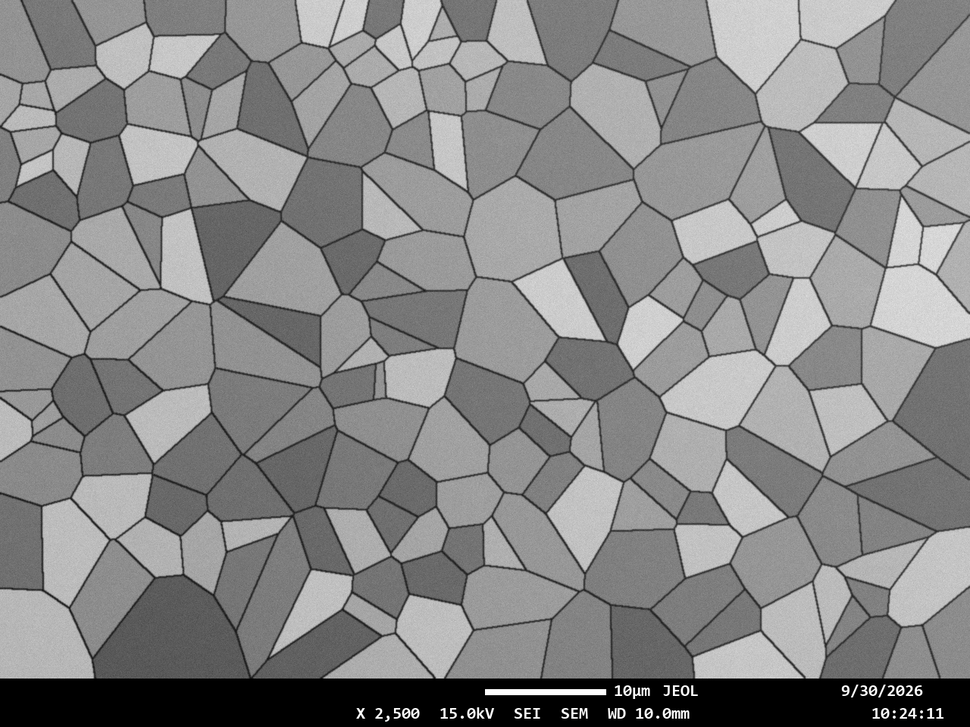
#> input picture assets/tutorial/tutorial_sample_1.png, 970 x 727 px, shrunk from 1280 x 960 before the run
$ python -i infobar.py   (imports and definitions only)
#> lines starting #> are read from the running program, lines starting #| are printed output that depends on the picture; after the words box and inside, x2 and y2 are one past the last pixel; in counts of white or black regions, pixels touching at a corner belong together
"""
SEM data/info bar detection (DET-05)
====================================

Most SEM micrographs are saved with a *data bar* burned into the image: a
full-width band (usually at the bottom, sometimes at the top) on a uniform
black or white background carrying sparse, high-contrast annotation —
"SE2  15.00 kV  WD 8.6 mm  Mag 500 x", a scale-bar line, a logo.  The bar is
not specimen information and must never be measured.

Detection works on row profiles only (O(h*w), a few ms on 2048x1536):

1. **Background value** ``v`` — the dominant gray level (histogram mode) of
   the outermost rows (bottom 2 % for a bottom bar; the image is flipped for
   a top bar).
2. **Row uniformity profile** ``f[r]`` — fraction of pixels in row ``r``
   within ``±tol`` of ``v``.  Inside a bar ``f`` is high (text is sparse);
   in a micrograph it is low because real specimen texture, grain contrast
   and detector noise spread the gray levels.
3. **Boundary** — the row maximising the step
   ``mean(f[r:r+k]) - mean(f[r-k:r])`` inside the allowed height range
   (2 %–35 % of the image), refined to the exact crossing row.  A 1–4 px
   uniform separator line directly above the bar is absorbed into the bar.
4. **Acceptance** — ALL of the following must hold, otherwise ``None``:

   * *uniform background*: mean ``f`` over the band >= 0.60;
   * *full width*: each of 8 column blocks of the band has ``f`` >= 0.25
     (rejects a black blob or pore touching the edge);
   * *discontinuity*: band ``f`` minus ``f`` of the micrograph rows just
     above >= 0.40, and the transition happens within a few rows (rejects
     a micrograph that just gets darker towards the bottom);
   * *flat, rendered background*: >= 80 % of the band's background
     (±tol) pixels lie within ±4 of ``v``, and in every band row the mean
     level of those background pixels stays within 5 of ``v`` (a bar is
     burned-in graphics; a darkened or vignetted micrograph keeps its
     texture and drifts in level).  Measured on background pixels only, so
     it does not depend on how much text the bar carries;
   * *annotation present*: 0.1 %–45 % of band pixels are high-contrast
     "ink" (``|g - v| >= 80``) — text or a scale-bar line.  A featureless
     black band is left to the valid-pixel mask (DET-01) instead.

Coordinates: all rectangles are ``(x, y, w, h)`` in the coordinates of the
array passed in.  No Qt, no I/O.
"""
from __future__ import annotations

import logging
from dataclasses import dataclass, field, asdict
from typing import Optional, Tuple

import numpy as np

logger = logging.getLogger(__name__)

Rect = Tuple[int, int, int, int]  # (x, y, w, h)

# Tunables (documented in the module docstring).
_TOL = 14                 # gray levels around the background value
_INK_DELTA = 80           # |g - v| for a pixel to count as annotation ink
_MIN_H_FRAC = 0.02
_MAX_H_FRAC = 0.35
_MIN_H_PX = 8
_BAND_F_MIN = 0.60
_BLOCK_F_MIN = 0.25
_N_BLOCKS = 8
_STEP_MIN = 0.40
_ABOVE_F_MAX = 0.40
_INK_MIN = 0.001
_INK_MAX = 0.45
_MAX_TRANSITION = 4       # rows allowed between "micrograph" and "bar"
_MAX_SEPARATOR = 4        # uniform separator-line rows absorbed into bar
_TIGHT = 4                # rendered bar background is flat: of the
_TIGHT_MIN = 0.80         # background (±_TOL) pixels >= 80 % are within ±4
_LEVEL_DRIFT = 5.0        # per-row mean background level stays within 5 of v


@dataclass
class InfoBar:
    """One detected data bar."""
    position: str                   # "bottom" | "top"
    rect: Rect                      # the bar, (x, y, w, h)
    background: str                 # "black" | "white" | "gray"
    background_value: int
    confidence: float               # 0.5 .. 1.0 (only accepted bars exist)
    band_uniformity: float
    above_uniformity: float
    ink_fraction: float
    block_min_uniformity: float

    def to_dict(self) -> dict:
        return asdict(self)


@dataclass
class InfoBarResult:
    """Result of :func:`detect_info_bar`."""
    analysis_rect: Rect             # micrograph area (bars excluded)
    bars: list = field(default_factory=list)   # list[InfoBar]
    confidence: float = 0.0         # min confidence over detected bars

    # [17 lines left out: functions bar_rect, to_dict, not called in this run]


def _to_gray(img: np.ndarray) -> np.ndarray:
    if img.ndim == 3:
        import cv2
        if img.shape[2] == 4:
            return cv2.cvtColor(img, cv2.COLOR_BGRA2GRAY)
        return cv2.cvtColor(img, cv2.COLOR_BGR2GRAY)
    if img.dtype != np.uint8:
        g = img.astype(np.float64)
        lo, hi = float(g.min()), float(g.max())
        if hi <= lo:
            return np.zeros(img.shape, np.uint8)
        return ((g - lo) * (255.0 / (hi - lo))).astype(np.uint8)
    return img


def _background_value(rows: np.ndarray) -> int:
    hist = np.bincount(rows.ravel(), minlength=256).astype(np.float64)
    # light smoothing so JPEG / detector noise does not split the mode
    k = np.ones(5) / 5.0
    hist = np.convolve(hist, k, mode="same")
    return int(np.argmax(hist))


def _detect_bottom(gray: np.ndarray) -> Optional[InfoBar]:
    """Detect a bar at the bottom of ``gray`` (uint8, 2-D)."""
    h, w = gray.shape
    min_h = max(_MIN_H_PX, int(round(h * _MIN_H_FRAC)))
    max_h = int(h * _MAX_H_FRAC)
    if max_h <= min_h + 4 or w < 32:
        return None

    edge_rows = gray[h - max(3, int(h * 0.02)):, :]
    v = _background_value(edge_rows)

    # Row uniformity profile over the search region (plus context above).
    top = max(0, h - max_h - 3 * min_h)
    region = gray[top:, :].astype(np.int16)
    near = np.abs(region - v) <= _TOL
    f = near.mean(axis=1)                       # len = h - top

    # Step detector: k rows below vs k rows above candidate boundary.
    k = max(3, min_h // 2)
    cs = np.concatenate([[0.0], np.cumsum(f)])
    best_r, best_step = None, -1.0
    for r_abs in range(h - max_h, h - min_h + 1):
        r = r_abs - top
        if r - k < 0 or r + k > len(f):
            continue
        below = (cs[r + k] - cs[r]) / k
        above = (cs[r] - cs[r - k]) / k
        step = below - above
        if step > best_step:
            best_step, best_r = step, r
    if best_r is None or best_step < _STEP_MIN * 0.75:
        return None

    # Refine: the boundary is the first row (going down) from which f stays
    # "bar-like"; search a +-k window around the coarse maximum.
    lo = max(0, best_r - k)
    hi = min(len(f) - 1, best_r + k)
    mid = 0.5 * (_BAND_F_MIN + _ABOVE_F_MAX) * 0.9
    r_ref = best_r
    for r in range(lo, hi + 1):
        if f[r] >= mid and (r == 0 or f[r - 1] < mid):
            r_ref = r
            if r >= best_r - 1:
                break
    # Transition sharpness: rows between clearly-micrograph and clearly-bar.
    trans = 0
    r = r_ref - 1
    while r >= 0 and _ABOVE_F_MAX <= f[r] < _BAND_F_MIN and trans <= _MAX_TRANSITION:
        trans += 1
        r -= 1

    # Absorb a thin uniform separator line (bar frame) above the boundary.
    row_std = region.std(axis=1)
    sep = 0
    while (sep < _MAX_SEPARATOR and r_ref - 1 - sep >= 0
           and row_std[r_ref - 1 - sep] < 8.0
           and abs(float(region[r_ref - 1 - sep].mean()) - v) > _TOL):
        sep += 1
    y0 = top + r_ref - sep
    bar_h = h - y0
    if bar_h < min_h or bar_h > max_h:
        return None

    band = gray[y0:, :].astype(np.int16)
    band_near = np.abs(band - v) <= _TOL
    band_f = float(band_near[sep:, :].mean())      # separator rows excluded
    ink = float((np.abs(band - v) >= _INK_DELTA).mean())
    blocks = np.array_split(np.arange(w), _N_BLOCKS)
    block_f = float(min(band_near[:, b].mean() for b in blocks))
    a1 = max(0, r_ref - sep - max(k, int(h * 0.04)))
    a0 = r_ref - sep - 1
    above_f = float(f[a1:max(a1 + 1, a0)].mean()) if a0 > a1 else 1.0
    step = band_f - above_f

    core_band = band[sep:, :]
    dev = np.abs(core_band - v)
    bg_px = dev <= _TOL
    n_bg = max(int(bg_px.sum()), 1)
    tight = float((dev <= _TIGHT).sum()) / n_bg
    row_n = bg_px.sum(axis=1)
    row_lvl = np.where(bg_px, core_band, 0).sum(axis=1) / np.maximum(row_n, 1)
    use = row_n >= 0.1 * w
    drift = float(np.abs(row_lvl[use] - v).max()) if use.any() else 255.0

    ok = (band_f >= _BAND_F_MIN and tight >= _TIGHT_MIN
          and drift <= _LEVEL_DRIFT and block_f >= _BLOCK_F_MIN
          and step >= _STEP_MIN and above_f <= _ABOVE_F_MAX
          and trans <= _MAX_TRANSITION
          and _INK_MIN <= ink <= _INK_MAX)
    if not ok:
        logger.debug(
            "info bar rejected: band_f=%.2f block_f=%.2f step=%.2f above=%.2f "
            "trans=%d ink=%.4f tight=%.2f drift=%.1f", band_f, block_f, step,
            above_f, trans, ink, tight, drift)
        return None

    margins = [
        (band_f - _BAND_F_MIN) / (1.0 - _BAND_F_MIN),
        (block_f - _BLOCK_F_MIN) / (1.0 - _BLOCK_F_MIN),
        (step - _STEP_MIN) / (1.0 - _STEP_MIN),
        1.0 - trans / (_MAX_TRANSITION + 1.0),
        min(1.0, ink / 0.01),
    ]
    conf = 0.5 + 0.5 * float(np.clip(min(margins), 0.0, 1.0))
    bg = "black" if v < 60 else ("white" if v > 195 else "gray")
    return InfoBar("bottom", (0, int(y0), int(w), int(bar_h)), bg, int(v),
                   round(conf, 3), round(band_f, 3), round(above_f, 3),
                   round(ink, 4), round(block_f, 3))


def detect_info_bar(image: np.ndarray) -> Optional[InfoBarResult]:
    """Find a bottom and/or top SEM data bar.

    Parameters
    ----------
    image : 2-D gray (any dtype) or BGR/BGRA uint8 array.

    Returns
    -------
    ``None`` when no bar is found, else an :class:`InfoBarResult` with
    ``analysis_rect`` (micrograph area excluding the bar(s), ``(x, y, w,
    h)``), ``bars`` (``InfoBar`` list with rect/confidence/background) and
    overall ``confidence``.  ``result.to_dict()`` is JSON-able.
    """
    if image is None or image.size == 0:
        return None
    gray = _to_gray(np.asarray(image))
    if gray.ndim != 2:
        return None
    h, w = gray.shape
    if h < 64 or w < 64:
        return None

    bars = []
    bottom = _detect_bottom(gray)
    if bottom is not None:
        bars.append(bottom)
    top_flipped = _detect_bottom(gray[::-1, :])
    if top_flipped is not None:
        x, y, bw, bh = top_flipped.rect
        top_flipped.position = "top"
        top_flipped.rect = (x, 0, bw, bh)
        bars.append(top_flipped)
    if not bars:
        return None

    y0, y1 = 0, h
    for b in bars:
        if b.position == "bottom":
            y1 = min(y1, b.rect[1])
        else:
            y0 = max(y0, b.rect[1] + b.rect[3])
    if y1 - y0 < h * 0.3:          # would leave almost no micrograph
        return None
    return InfoBarResult(analysis_rect=(0, int(y0), int(w), int(y1 - y0)),
                         bars=bars,
                         confidence=float(min(b.confidence for b in bars)))

>>> import cv2
>>> picture = cv2.imread('../assets/tutorial/tutorial_sample_1.png')
#> picture is the input picture: shape (727, 970, 3); min 0, max 255, mean 135.6
>>> result = detect_info_bar(picture)
#> in _background_value, `hist = np.bincount(rows.ravel(), minlength=256).astype(np.float64)`: hist = 256 values, max 11874 at index 0, min 0 at index 32, mean 53.05
#> in _background_value, `hist = np.convolve(hist, k, mode="same")`: hist = 256 values, max 2444.6 at index 2, min 1.2 at index 118, mean 34.09
#> in _detect_bottom, `v = _background_value(edge_rows)`: v = 2
#> in _detect_bottom, `region = gray[top:, :].astype(np.int16)`:
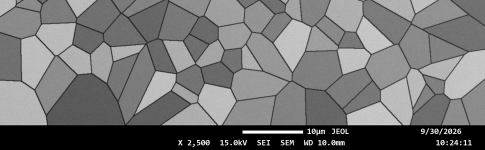
#> region: shape (299, 970) int16 (shown at 1/2 size); min 0, max 255, mean 117.3
#> in _detect_bottom, `near = np.abs(region - v) <= _TOL`:
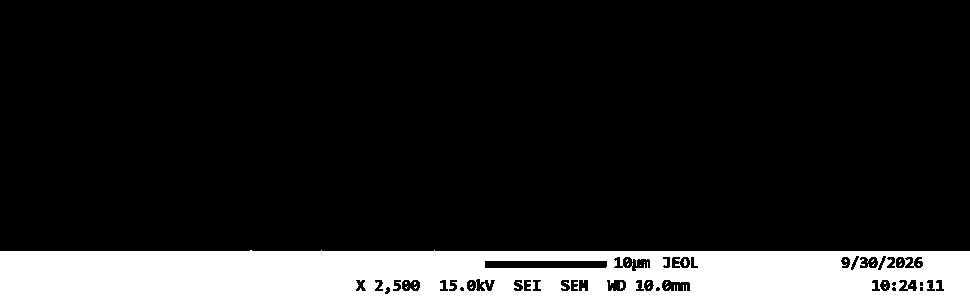
#> near: shape (299, 970) bool; 14.7% white; 26 white regions (25 under 20 px), largest, box (x1, y1, x2, y2) and area: (0, 250, 970, 299) 42505
#> in _detect_bottom, `f = near.mean(axis=1)`: f = 299 values, max 1 at index 251, min 0 at index 0, mean 0.147
#> in _detect_bottom, `cs = np.concatenate([[0.0], np.cumsum(f)])`: cs = 300 values from 0 to 43.96
#> the loop in _detect_bottom, `for r_abs in range(h - max_h, h - min_h + 1):` made 240 passes
#> (below, above, step, best_step) on passes 1, 200, 201, 202, 203, 204, 205, 206: (0, 0, 0, 0), (0.000589, 0, 0.000589, 0.000589), (0.143, 0, 0.143, 0.143), (0.286, 0, 0.286, 0.286), (0.429, 0, 0.429, 0.429), (0.572, 0, 0.572, 0.572), (0.715, 0, 0.715, 0.715), (0.857, 0, 0.857, 0.857)
#> after the loop in _detect_bottom, `for r_abs in range(h - max_h, h - min_h + 1):`: best_r = 251; best_step = 0.988
#> in _detect_bottom, `lo = max(0, best_r - k)`: lo = 244
#> in _detect_bottom, `hi = min(len(f) - 1, best_r + k)`: hi = 258
#> in _detect_bottom, `r_ref = best_r`: r_ref = 251
#> after the loop in _detect_bottom, `while r >= 0 and _ABOVE_F_MAX <= f[r] < _BAND_F_MIN and trans <= _MAX_..`: r = 250; trans = 0
#> in _detect_bottom, `row_std = region.std(axis=1)`: row_std = 299 values, max 97.91 at index 266, min 0 at index 251, mean 36.34
#> after the loop in _detect_bottom, `while (sep < _MAX_SEPARATOR and r_ref - 1 - sep >= 0`: sep = 0
#> in _detect_bottom, `y0 = top + r_ref - sep`: y0 = 679
#> in _detect_bottom, `bar_h = h - y0`: bar_h = 48
#> in _detect_bottom, `band = gray[y0:, :].astype(np.int16)`:
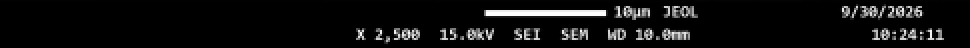
#> band: shape (48, 970) int16 (shown at 1/2 size); min 0, max 255, mean 15.1
#> in _detect_bottom, `band_near = np.abs(band - v) <= _TOL`:
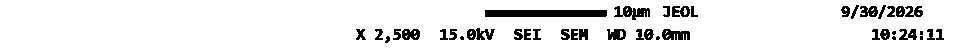
#> band_near: shape (48, 970) bool; 91.6% white; 41 black regions (6 under 20 px), largest, box (x1, y1, x2, y2) and area: (485, 10, 607, 17) 853, (614, 6, 650, 20) 272, (662, 29, 690, 40) 223
#> in _detect_bottom, `band_f = float(band_near[sep:, :].mean())`: band_f = 0.916
#> in _detect_bottom, `ink = float((np.abs(band - v) >= _INK_DELTA).mean())`: ink = 0.0676
#> in _detect_bottom, `block_f = float(min(band_near[:, b].mean() for b in blocks))`: block_f = 0.776
#> in _detect_bottom, `a1 = max(0, r_ref - sep - max(k, int(h * 0.04)))`: a1 = 222
#> in _detect_bottom, `a0 = r_ref - sep - 1`: a0 = 250
#> in _detect_bottom, `above_f = float(f[a1:max(a1 + 1, a0)].mean()) if a0 > a1 else 1.0`: above_f = 0
#> in _detect_bottom, `step = band_f - above_f`: step = 0.916
#> in _detect_bottom, `n_bg = max(int(bg_px.sum()), 1)`: n_bg = 42634
#> in _detect_bottom, `tight = float((dev <= _TIGHT).sum()) / n_bg`: tight = 0.995
#> in _detect_bottom, `row_n = bg_px.sum(axis=1)`: row_n = 48 values, max 970 at index 0, min 726 at index 15, mean 888.2
#> in _detect_bottom, `row_lvl = np.where(bg_px, core_band, 0).sum(axis=1) / np.maximum(row_n..`: row_lvl = 48 values, max 3.08 at index 1, min 0 at index 0, mean 0.212
#> in _detect_bottom, `drift = float(np.abs(row_lvl[use] - v).max()) if use.any() else 255.0`: drift = 2
#> in _detect_bottom, `ok = (band_f >= _BAND_F_MIN and tight >= _TIGHT_MIN and drift <= _LEVE..`: ok = True
#> in _detect_bottom, `margins = [ (band_f - _BAND_F_MIN) / (1.0 - _BAND_F_MIN), (block_f - _..`: margins = [0.789, 0.701, 0.859, 1, 1]
#> in _detect_bottom, `conf = 0.5 + 0.5 * float(np.clip(min(margins), 0.0, 1.0))`: conf = 0.851
#> in _detect_bottom, `bg = "black" if v < 60 else ("white" if v > 195 else "gray")`: bg = 'black'
#> in _detect_bottom (call 2), `v = _background_value(edge_rows)`: v = 125
#> in _detect_bottom (call 2), `region = gray[top:, :].astype(np.int16)`:
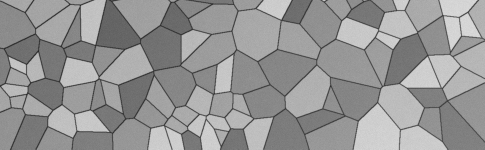
#> region: shape (299, 970) int16 (shown at 1/2 size); min 27, max 225, mean 149.2
#> in _detect_bottom (call 2), `near = np.abs(region - v) <= _TOL`:
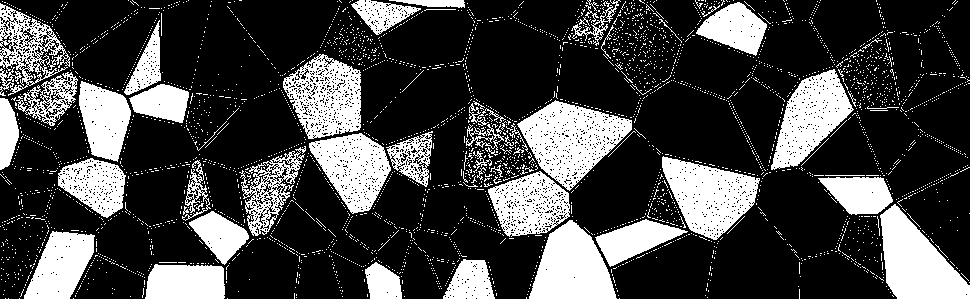
#> near: shape (299, 970) bool; 26.8% white; 3628 white regions (3566 under 20 px), largest, box (x1, y1, x2, y2) and area: (517, 100, 632, 191) 5461, (880, 204, 970, 299) 4963, (662, 156, 760, 240) 4734
#> in _detect_bottom (call 2), `f = near.mean(axis=1)`: f = 299 values, max 0.425 at index 175, min 0.0897 at index 52, mean 0.268
#> in _detect_bottom (call 2), `cs = np.concatenate([[0.0], np.cumsum(f)])`: cs = 300 values from 0 to 80.1
#> the loop in _detect_bottom (call 2), `for r_abs in range(h - max_h, h - min_h + 1):` made 240 passes
#> (below, above, step, best_step) on passes 1, 2, 3, 4, 6, 7, 8, 9: (0.108, 0.135, -0.0275, -0.0275), (0.105, 0.128, -0.0231, -0.0231), (0.103, 0.124, -0.0206, -0.0206), (0.102, 0.119, -0.0171, -0.0171), (0.0979, 0.114, -0.0156, -0.0156), (0.0979, 0.11, -0.0121, -0.0121), (0.0972, 0.108, -0.0103, -0.0103), (0.1, 0.105, -0.00501, -0.00501)
#> after the loop in _detect_bottom (call 2), `for r_abs in range(h - max_h, h - min_h + 1):`: best_r = 265; best_step = 0.0786
#> the loop in detect_info_bar, `for b in bars:` made 1 pass
#> y1 on pass 1: 679

$ run again, on assets/tutorial/tutorial_sample_2.png
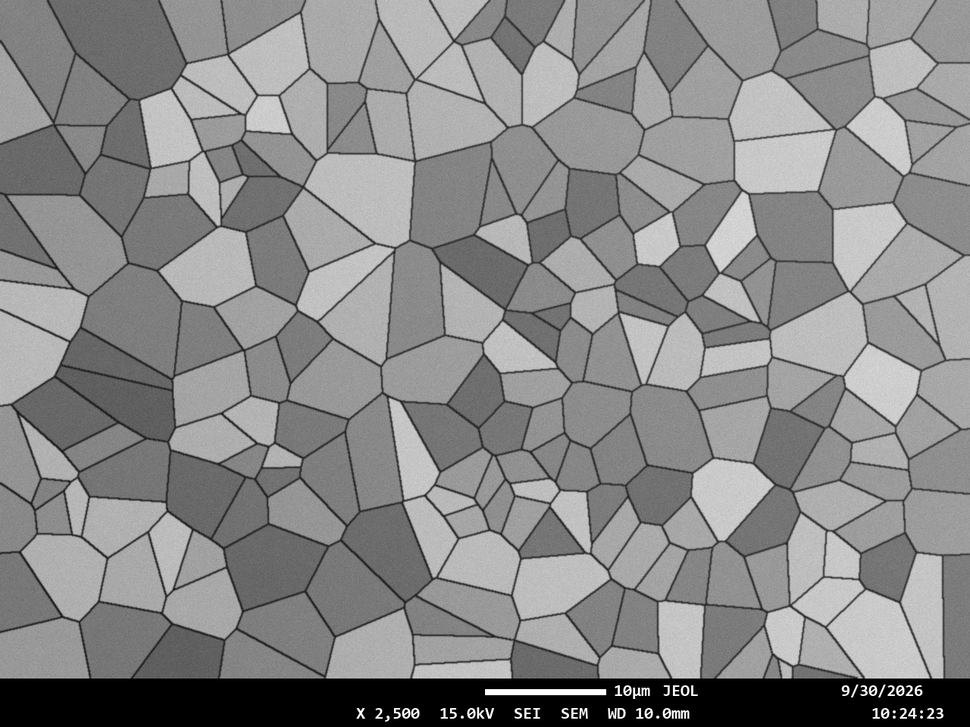
#> input picture assets/tutorial/tutorial_sample_2.png, 970 x 727 px, shrunk from 1280 x 960 before the run
#> picture is the input picture: shape (727, 970, 3); min 0, max 255, mean 136.3
#> in _background_value, `hist = np.bincount(rows.ravel(), minlength=256).astype(np.float64)`: hist = 256 values, max 11872 at index 0, min 0 at index 32, mean 53.05
#> in _background_value, `hist = np.convolve(hist, k, mode="same")`: hist = 256 values, max 2443.6 at index 2, min 1.2 at index 118, mean 34.09
#> v = 2
#> in _detect_bottom, `region = gray[top:, :].astype(np.int16)`:
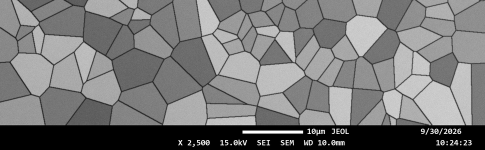
#> region: shape (299, 970) int16 (shown at 1/2 size); min 0, max 255, mean 121.5
#> near: shape (299, 970) bool; 14.7% white; 26 white regions (25 under 20 px), largest, box (x1, y1, x2, y2) and area: (0, 251, 970, 299) 42489
#> f = 299 values, max 1 at index 251, min 0 at index 0, mean 0.147
#> cs = 300 values from 0 to 43.94
#> the loop in _detect_bottom, `for r_abs in range(h - max_h, h - min_h + 1):` made 240 passes
#> (below, step, best_step) on passes 1, 201, 202, 203, 204, 205, 206, 207: (0, 0, 0), (0.143, 0.143, 0.143), (0.286, 0.286, 0.286), (0.429, 0.429, 0.429), (0.571, 0.571, 0.571), (0.714, 0.714, 0.714), (0.856, 0.856, 0.856), (0.989, 0.989, 0.989)
#> after the loop in _detect_bottom, `for r_abs in range(h - max_h, h - min_h + 1):`: best_r = 251; best_step = 0.989
#> lo = 244
#> hi = 258
#> in _detect_bottom, `r_ref = best_r`: r_ref = 251
#> after the loop in _detect_bottom, `while r >= 0 and _ABOVE_F_MAX <= f[r] < _BAND_F_MIN and trans <= _MAX_..`: r = 250; trans = 0
#> row_std = 299 values, max 97.91 at index 266, min 0 at index 251, mean 36.47
#> after the loop in _detect_bottom, `while (sep < _MAX_SEPARATOR and r_ref - 1 - sep >= 0`: sep = 0
#> in _detect_bottom, `y0 = top + r_ref - sep`: y0 = 679
#> bar_h = 48
#> band_near: shape (48, 970) bool; 91.5% white; 41 black regions (6 under 20 px), largest, box (x1, y1, x2, y2) and area: (485, 10, 607, 17) 853, (614, 6, 650, 20) 272, (662, 29, 690, 40) 223
#> band_f = 0.915
#> ink = 0.0678
#> block_f = 0.776
#> a1 = 222
#> a0 = 250
#> above_f = 0
#> in _detect_bottom, `step = band_f - above_f`: step = 0.915
#> n_bg = 42622
#> tight = 0.995
#> row_n = 48 values, max 970 at index 0, min 726 at index 15, mean 888
#> row_lvl = 48 values, max 3.44 at index 1, min 0 at index 0, mean 0.219
#> drift = 2
#> ok = True
#> margins = [0.789, 0.701, 0.859, 1, 1]
#> conf = 0.851
#> bg = 'black'
#> v = 146
#> in _detect_bottom (call 2), `near = np.abs(region - v) <= _TOL`:
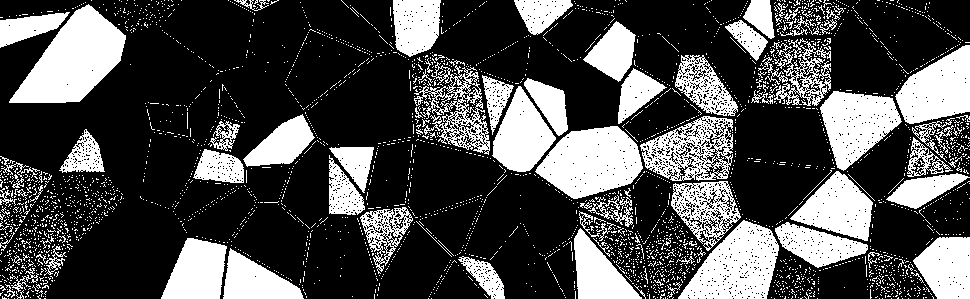
#> near: shape (299, 970) bool; 30.2% white; 3209 white regions (3107 under 20 px), largest, box (x1, y1, x2, y2) and area: (9, 4, 126, 103) 6327, (535, 126, 643, 199) 5316, (678, 220, 779, 299) 4831
#> f = 299 values, max 0.435 at index 97, min 0.173 at index 1, mean 0.302
#> cs = 300 values from 0 to 90.44
#> the loop in _detect_bottom (call 2), `for r_abs in range(h - max_h, h - min_h + 1):` made 240 passes
#> (below, above, step, best_step) on passes 1, 2, 5, 6, 7, 8, 9, 10: (0.224, 0.231, -0.00766, -0.00766), (0.224, 0.231, -0.00677, -0.00677), (0.223, 0.227, -0.00368, -0.00368), (0.224, 0.224, 0.000147, 0.000147), (0.225, 0.223, 0.00177, 0.00177), (0.226, 0.224, 0.00206, 0.00206), (0.229, 0.224, 0.00486, 0.00486), (0.232, 0.222, 0.00987, 0.00987)
#> after the loop in _detect_bottom (call 2), `for r_abs in range(h - max_h, h - min_h + 1):`: best_r = 241; best_step = 0.0692
#> the loop in detect_info_bar, `for b in bars:` made 1 pass
#> y1 on pass 1: 679
